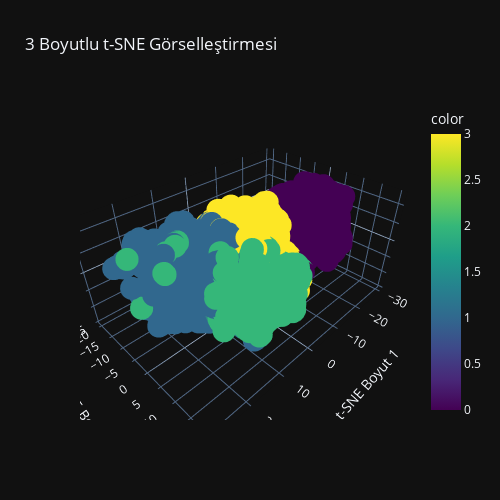

Write notebook code for a chart like this one.
### Code cell
# DataFrame
df_tsne = pd.DataFrame({
    'tsne1': X_tsne[:, 0],
    'tsne2': X_tsne[:, 1],
    'tsne3': X_tsne[:, 2],
    'label': y_train
})

# Etkileşimli 3B scatter plot
fig = px.scatter_3d(df_tsne, x='tsne1', y='tsne2', z='tsne3',
                    color=clusters_kmeans,
                    title='3 Boyutlu t-SNE Görselleştirmesi',
                    labels={'tsne1': 't-SNE Boyut 1',
                            'tsne2': 't-SNE Boyut 2',
                            'tsne3': 't-SNE Boyut 3'},
                    color_continuous_scale='viridis')

fig.update_layout(
    width=500,  # piksel cinsinden genişlik
    height=500, # piksel cinsinden yükseklik
    autosize=False  # otomatik boyutlandırmayı kapat
)


fig.show()

### Figure 1 — Plotly figure (JSON) as saved in the notebook; plotly's stock layout.template omitted (floating-point values rounded to 4 significant figures; data arrays with more than 128 entries replaced by an {"elided": "..."} marker saying what was removed)
{"data": [{"hovertemplate": "t-SNE Boyut 1=%{x}<br>t-SNE Boyut 2=%{y}<br>t-SNE Boyut 3=%{z}<br>color=%{marker.color}<extra></extra>", "legendgroup": "", "marker": {"color": {"elided": "6348 int values"}, "coloraxis": "coloraxis", "symbol": "circle"}, "mode": "markers", "name": "", "scene": "scene", "showlegend": false, "x": {"elided": "6348 float values"}, "y": {"elided": "6348 float values"}, "z": {"elided": "6348 float values"}, "type": "scatter3d"}], "layout": {"scene": {"domain": {"x": [0.0, 1.0], "y": [0.0, 1.0]}, "xaxis": {"title": {"text": "t-SNE Boyut 1"}}, "yaxis": {"title": {"text": "t-SNE Boyut 2"}}, "zaxis": {"title": {"text": "t-SNE Boyut 3"}}}, "coloraxis": {"colorbar": {"title": {"text": "color"}}, "colorscale": [[0.0, "#440154"], [0.1111, "#482878"], [0.2222, "#3e4989"], [0.3333, "#31688e"], [0.4444, "#26828e"], [0.5556, "#1f9e89"], [0.6667, "#35b779"], [0.7778, "#6ece58"], [0.8889, "#b5de2b"], [1.0, "#fde725"]]}, "legend": {"tracegroupgap": 0}, "title": {"text": "3 Boyutlu t-SNE Görselleştirmesi"}, "width": 500, "height": 500, "autosize": false}}
